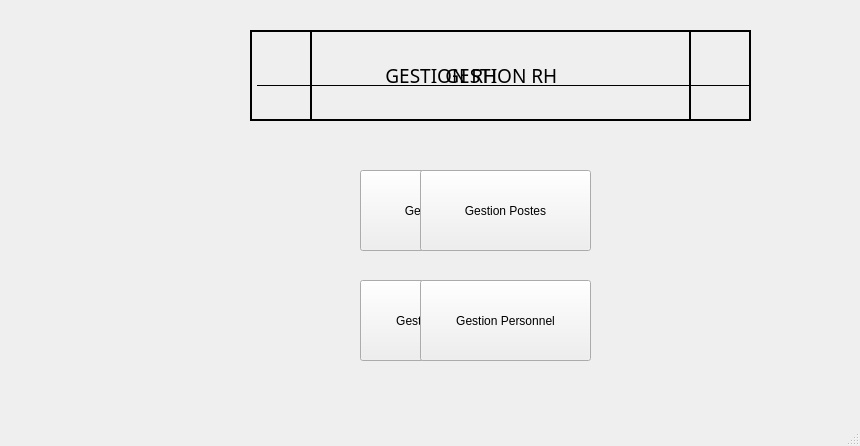
<?xml version="1.0" encoding="UTF-8"?>
<ui version="4.0">
 <class>MainWindow</class>
 <widget class="QMainWindow" name="MainWindow">
  <property name="geometry">
   <rect>
    <x>0</x>
    <y>0</y>
    <width>860</width>
    <height>446</height>
   </rect>
  </property>
  <property name="windowTitle">
   <string>Gestion RH</string>
  </property>
  <widget class="QWidget" name="centralwidget">
   <widget class="QPushButton" name="pushButton_postes">
    <property name="geometry">
     <rect>
      <x>360</x>
      <y>170</y>
      <width>171</width>
      <height>81</height>
     </rect>
    </property>
    <property name="text">
     <string>Gestion Postes</string>
    </property>
   </widget>
   <widget class="QPushButton" name="pushButton_perso">
    <property name="geometry">
     <rect>
      <x>360</x>
      <y>280</y>
      <width>171</width>
      <height>81</height>
     </rect>
    </property>
    <property name="text">
     <string>Gestion Personnel</string>
    </property>
   </widget>
   <widget class="QLabel" name="label">
    <property name="geometry">
     <rect>
      <x>250</x>
      <y>30</y>
      <width>441</width>
      <height>91</height>
     </rect>
    </property>
    <property name="font">
     <font>
      <family>Perpetua Titling MT</family>
      <pointsize>14</pointsize>
      <underline>true</underline>
     </font>
    </property>
    <property name="frameShape">
     <enum>QFrame::WinPanel</enum>
    </property>
    <property name="text">
     <string>                          GESTION RH                                       </string>
    </property>
   </widget>
   <widget class="QPushButton" name="pushButton_perso_2">
    <property name="geometry">
     <rect>
      <x>420</x>
      <y>280</y>
      <width>171</width>
      <height>81</height>
     </rect>
    </property>
    <property name="text">
     <string>Gestion Personnel</string>
    </property>
   </widget>
   <widget class="QPushButton" name="pushButton_postes_2">
    <property name="geometry">
     <rect>
      <x>420</x>
      <y>170</y>
      <width>171</width>
      <height>81</height>
     </rect>
    </property>
    <property name="text">
     <string>Gestion Postes</string>
    </property>
   </widget>
   <widget class="QLabel" name="label_2">
    <property name="geometry">
     <rect>
      <x>310</x>
      <y>30</y>
      <width>441</width>
      <height>91</height>
     </rect>
    </property>
    <property name="font">
     <font>
      <family>Perpetua Titling MT</family>
      <pointsize>14</pointsize>
      <underline>true</underline>
     </font>
    </property>
    <property name="frameShape">
     <enum>QFrame::WinPanel</enum>
    </property>
    <property name="text">
     <string>                          GESTION RH                                       </string>
    </property>
   </widget>
  </widget>
  <widget class="QStatusBar" name="statusbar"/>
 </widget>
 <resources/>
 <connections/>
</ui>
